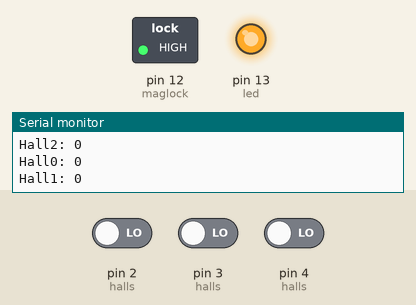
This sketch was run on a simulated Arduino Uno, built with avr-gcc and run on an emulated ATmega328P. Parts: switched loads named in the sketch (green lamp = pin HIGH), output pins drawn as LEDs (lit = HIGH), the last lines printed to the serial monitor. Inputs (shaded band) come from the test bench; at power-on: pin 2 (halls) LOW, pin 3 (halls) LOW, pin 4 (halls) LOW.

Above: at 1.2 s.
1.3 s: pin 2 (halls) driven HIGH
At 2.1 s:
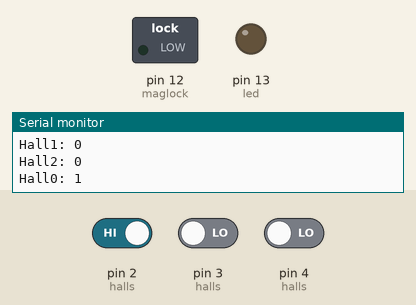
2.8 s: pin 2 (halls) driven LOW
At 3.2 s:
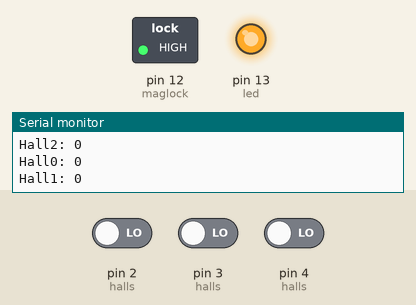
4.3 s: pin 3 (halls) driven HIGH
At 5.4 s:
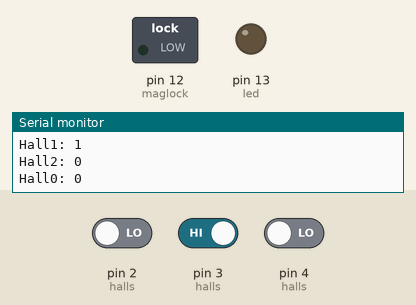
Timing chart, 0 to 7.3 s (numbered marks = the images above; inputs shaded):
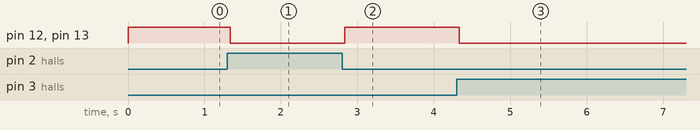

Measured:
- after the input at 1.3 s, pin 12 (maglock), pin 13 (led): HIGH → LOW at once
- after the input at 2.8 s, pin 12 (maglock), pin 13 (led): LOW → HIGH at once
- after the input at 4.3 s, pin 12 (maglock), pin 13 (led): HIGH → LOW at once

The sketch:

ArtIs-HallEffect.ino
```cpp
#define arr_len( x )  ( sizeof( x ) / sizeof( *x ) )

const int hall0 = 2;
const int hall1 = 3;
const int hall2 = 4;
const int hall3 = 5;
const int hall4 = 6;
const int hall5 = 7;
const int hall6 = 8;
const int hall7 = 9;
const int maglock =  12;
const int led = 13;
int halls[3] = {hall0, hall1, hall2};
int hallsLen = arr_len(halls);

void setup() {
  Serial.begin(9600);
  for(int i = 0; i < hallsLen; i++){
    pinMode(halls[i], INPUT);
  }
  pinMode(maglock, OUTPUT);
  pinMode(led, OUTPUT);
}

void loop(){
  bool aligned = true;
  for(int i = 0; i < hallsLen; i++){
    Serial.print("Hall");
    Serial.print(i);
    Serial.print(": ");
    Serial.println(digitalRead(halls[i]));
    if(digitalRead(halls[i])){
      aligned = false;
    }
  }

  if (aligned) {
    digitalWrite(maglock, HIGH);
    digitalWrite(led, HIGH);
  }
  else {
    digitalWrite(maglock, LOW);
    digitalWrite(led, LOW);
  }
}
```
